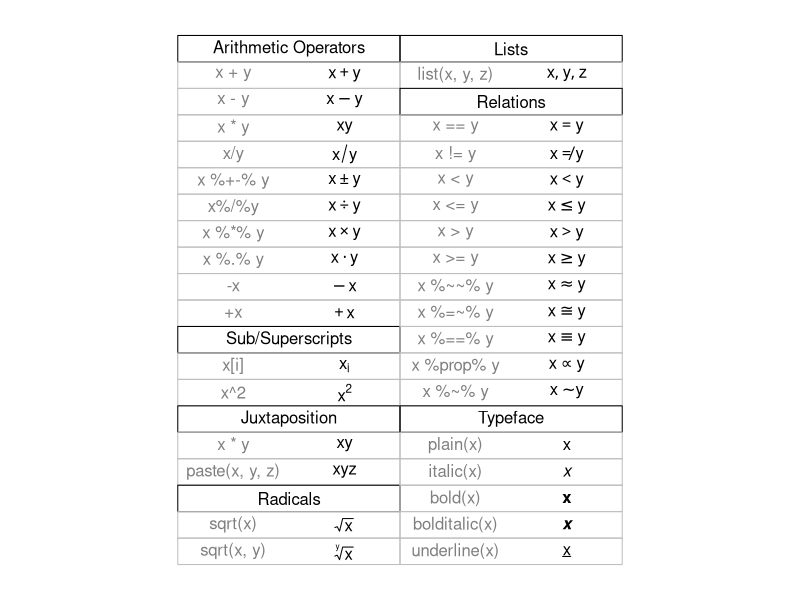

Write R code to recreate this figure.
# Thank you to the demos that come with the R installation!
cat("Thank you to the demos that come with the R installation!")
require(datasets)
require(grDevices); require(graphics)

make.table <- function(nr, nc) {
    savepar <- par(mar=rep(0, 4), pty="s")
    plot(c(0, nc*2 + 1), c(0, -(nr + 1)),
        type="n", xlab="", ylab="", axes=FALSE)
    savepar
}

get.r <- function(i, nr) {
    i %% nr + 1
}

get.c <- function(i, nr) {
    i %/% nr + 1
}

draw.title.cell <- function(title, i, nr) {
    r <- get.r(i, nr)
    c <- get.c(i, nr)
    text(2*c - .5, -r, title)
    rect((2*(c - 1) + .5), -(r - .5), (2*c + .5), -(r + .5))
}

draw.plotmath.cell <- function(expr, i, nr, string = NULL) {
    r <- get.r(i, nr)
    c <- get.c(i, nr)
    if (is.null(string)) {
        string <- deparse(expr)
        string <- substr(string, 12, nchar(string) - 1)
    }
    text((2*(c - 1) + 1), -r, string, col="grey50")
    text((2*c), -r, expr, adj=c(.5,.5))
    rect((2*(c - 1) + .5), -(r - .5), (2*c + .5), -(r + .5), border="grey")
}

nr <- 20
nc <- 2
oldpar <- make.table(nr, nc)

i <- 0
draw.title.cell("Arithmetic Operators", i, nr); i <- i + 1
draw.plotmath.cell(expression(x + y), i, nr); i <- i + 1
draw.plotmath.cell(expression(x - y), i, nr); i <- i + 1
draw.plotmath.cell(expression(x * y), i, nr); i <- i + 1
draw.plotmath.cell(expression(x / y), i, nr); i <- i + 1
draw.plotmath.cell(expression(x %+-% y), i, nr); i <- i + 1
draw.plotmath.cell(expression(x %/% y), i, nr); i <- i + 1
draw.plotmath.cell(expression(x %*% y), i, nr); i <- i + 1
draw.plotmath.cell(expression(x %.% y), i, nr); i <- i + 1
draw.plotmath.cell(expression(-x), i, nr); i <- i + 1
draw.plotmath.cell(expression(+x), i, nr); i <- i + 1
draw.title.cell("Sub/Superscripts", i, nr); i <- i + 1
draw.plotmath.cell(expression(x[i]), i, nr); i <- i + 1
draw.plotmath.cell(expression(x^2), i, nr); i <- i + 1
draw.title.cell("Juxtaposition", i, nr); i <- i + 1
draw.plotmath.cell(expression(x * y), i, nr); i <- i + 1
draw.plotmath.cell(expression(paste(x, y, z)), i, nr); i <- i + 1
draw.title.cell("Radicals", i, nr); i <- i + 1
draw.plotmath.cell(expression(sqrt(x)), i, nr); i <- i + 1
draw.plotmath.cell(expression(sqrt(x, y)), i, nr); i <- i + 1
draw.title.cell("Lists", i, nr); i <- i + 1
draw.plotmath.cell(expression(list(x, y, z)), i, nr); i <- i + 1
draw.title.cell("Relations", i, nr); i <- i + 1
draw.plotmath.cell(expression(x == y), i, nr); i <- i + 1
draw.plotmath.cell(expression(x != y), i, nr); i <- i + 1
draw.plotmath.cell(expression(x < y), i, nr); i <- i + 1
draw.plotmath.cell(expression(x <= y), i, nr); i <- i + 1
draw.plotmath.cell(expression(x > y), i, nr); i <- i + 1
draw.plotmath.cell(expression(x >= y), i, nr); i <- i + 1
draw.plotmath.cell(expression(x %~~% y), i, nr); i <- i + 1
draw.plotmath.cell(expression(x %=~% y), i, nr); i <- i + 1
draw.plotmath.cell(expression(x %==% y), i, nr); i <- i + 1
draw.plotmath.cell(expression(x %prop% y), i, nr); i <- i + 1
draw.plotmath.cell(expression(x %~% y), i, nr); i <- i + 1
draw.title.cell("Typeface", i, nr); i <- i + 1
draw.plotmath.cell(expression(plain(x)), i, nr); i <- i + 1
draw.plotmath.cell(expression(italic(x)), i, nr); i <- i + 1
draw.plotmath.cell(expression(bold(x)), i, nr); i <- i + 1
draw.plotmath.cell(expression(bolditalic(x)), i, nr); i <- i + 1
draw.plotmath.cell(expression(underline(x)), i, nr); i <- i + 1
